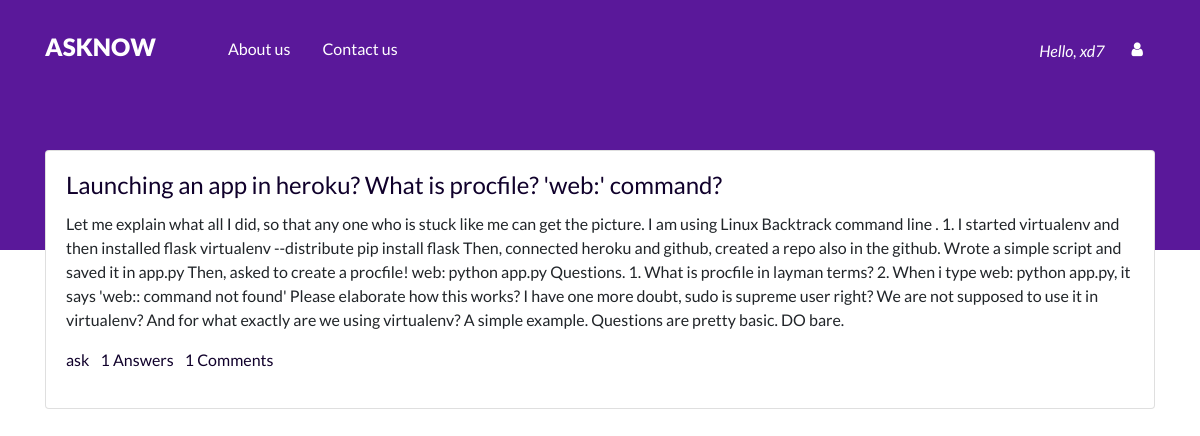
/tag/python (signed in), run on the app's committed database.
### Qpost/models.py (models this page shows, shortened)
class Question(models.Model):
    user = models.ForeignKey(User, on_delete=models.CASCADE)
    title = models.CharField(max_length=300)
    detail = models.TextField()
    tags = models.TextField(default='')
    add_time = models.DateTimeField(auto_now_add=True)

### Qpost/views.py (the view)
# urls.py: path('tag/<str:tag>', views.tag, name='tag'),
@login_required
def tag(request, tag):
    quests = Question.objects.annotate(total_comments=Count(
        'answer__comment')).filter(tags__icontains=tag).order_by('-id')
    paginator = Paginator(quests, 10)
    page_num = request.GET.get('page', 1)
    quests = paginator.page(page_num)
    return render(request, 'tag.html', {'quests': quests, 'tag': tag})

### templates/tag.html (shortened to what this page needs)
{% extends 'base.html' %}
{% load static %}
{% load humanize %}
{% block content %}
    <div class="container py-5">
        {% for quest in quests %}
        <div class="card mb-3">
            <div class="card-body">
                <h4 class="card-title"><a href="/detail/{{quest.id}}">{{quest.title}}</a></h4>
                <p class="card-text">{{quest.detail}}</p>
                <p>
                    <a href="#" class="mr-2">{{quest.user.username}}</a>
                    <a href="#" class="mr-2">{{quest.answer_set.count}} Answers</a>
                    <a href="#" class="mr-2">{{quest.total_comments}} Comments</a>
                </p>
            </div>
        </div>
        {% endfor %}
    </div>
{% endblock %}

### templates/components/nav.html (shortened to what this page needs)
{% load static %}
<nav class="navbar navbar-expand-lg py-4">
    <div class="container">
        <a href="{% url 'home' %}"><h1 class="navbar-brand text-white text-uppercase" >AskNow</h1></a>
        <div class="collapse navbar-collapse" id="navbarNav">
            {% if request.user.is_authenticated %}
            <ul class="navbar-nav text-sm-center pl-lg-5 font-weight-normal">
                <li class="nav-item">
                    <a class="nav-link" href="#">About us</a>
                </li>
                <li class="nav-item">
                    <a class="nav-link" href="#">Contact us </a>
                </li>
            </ul>
            {% endif %}
            <div class="row ml-lg-auto justify-content-center">
                {% if not request.user.is_authenticated %}
                <a class="bttn btn btn-default" href='{% url "register" %}'>Register</a>
                <a class="bttn btn btn-default ml-1" href='{% url "login" %}'>Login</a>
                {% else %}
                <span class="text-white nav-item font-italic my-2">Hello, {{request.user}}</span>
                <div class="col-auto">
                    <a class="bttn btn btn-default" href="#" role="button" aria-pressed="false"
                        data-toggle="dropdown"><i class="fa fa-user" aria-hidden="true">
                        </i></a>
                </div>
                {% endif %}
            </div>
        </div>
    </div>
</nav>

### static/css/style.css (style rules this page uses)
body { padding: 0; margin: 0; background: #fff; font-family: "Lato", sans-serif; }
.navbar-brand { font-size: 24px; font-weight: 900; }
.nav-link, .navbar-brand { color: #fff; cursor: pointer; }
.nav-link { margin-right: 1em !important; margin-bottom: 5px; }
.bttn { font-weight: bold; color: #fff; border: 0px solid; }
.card-body a { color : #10002b; text-decoration: none }

### data on the page
Question: title "Launching an app in heroku? What is procfile? 'web:' command?", detail "Let me explain what all I did, so that any one who is stuck like me can get the picture. I am using Linux Backtrack command line . 1. I started virtualenv and then installed flask virtualenv --distribute pip install flask Then, connected heroku and github, created a repo also in the github. Wrote a simple script and saved it in app.py Then, asked to create a procfile! web: python app.py Questions. 1. What is procfile in layman terms? 2. When i type web: python app.py, it says 'web:: command not found' Please elaborate how this works? I have one more doubt, sudo is supreme user right? We are not supposed to use it in virtualenv? And for what exactly are we using virtualenv? A simple example.…", user.username "ask", answer_set.count "1", total_comments "1"

### other printed values
{{ request.user }} "xd7"
